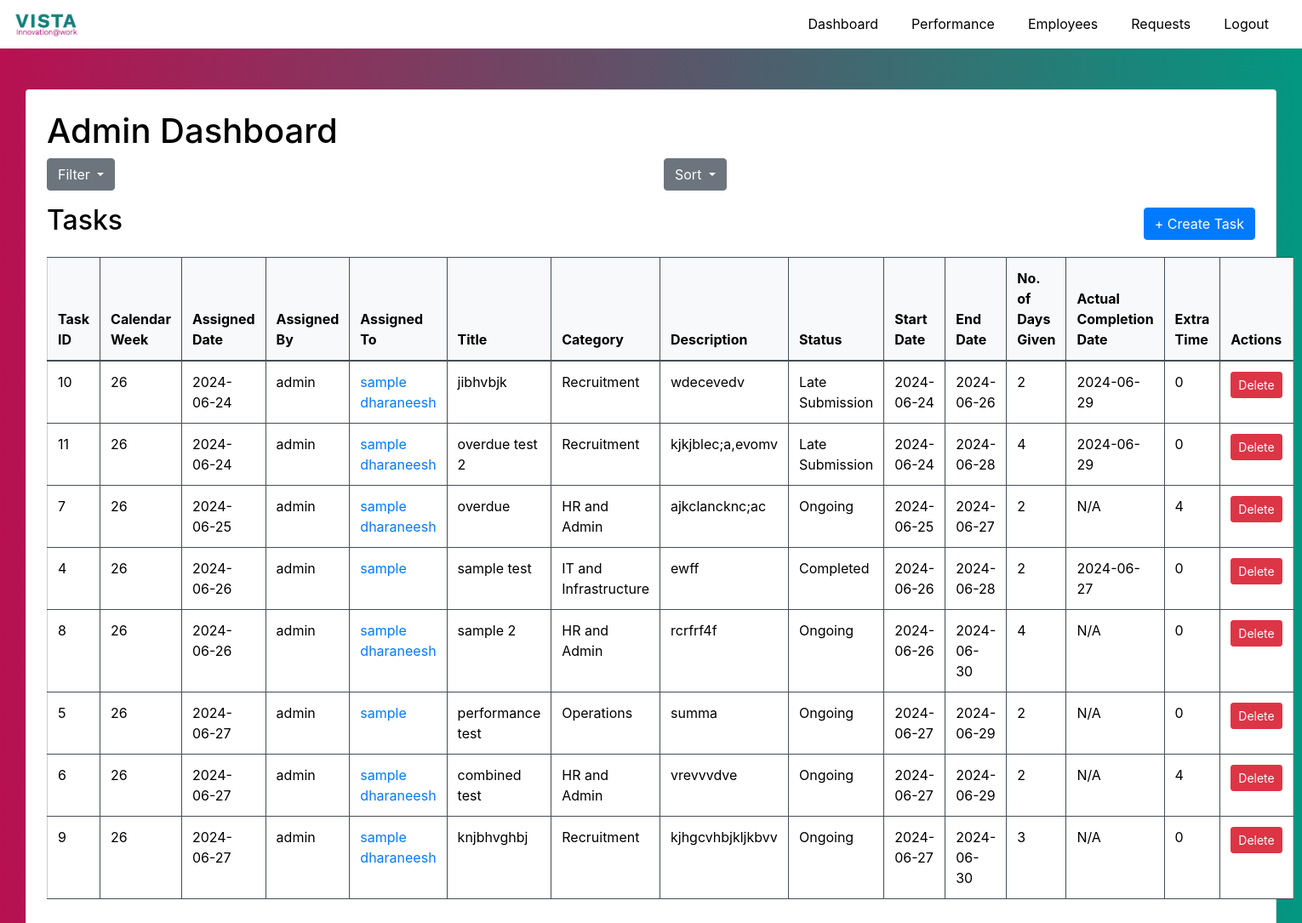
The app's page /admin/dashboard (signed in) with its own data.
### website/models.py (models this page shows)
class Task(db.Model):
    id = db.Column(db.Integer, primary_key=True)
    title = db.Column(db.String(150), nullable=False)
    description = db.Column(db.Text, nullable=False)
    category = db.Column(db.String(100), nullable=False)  # New field for category
    start_date = db.Column(db.Date, nullable=False)
    end_date = db.Column(db.Date, nullable=False)
    status = db.Column(db.String(50), nullable=False, default='Ongoing')
    assigned_by = db.Column(db.Integer, db.ForeignKey('user.id', ondelete='CASCADE'), nullable=False)
    assignments = db.relationship('TaskAssignment', back_populates='task', cascade="all, delete-orphan")
    extension_requests = db.relationship('ExtensionRequest', back_populates='task', cascade="all, delete-orphan")
    @property
    def no_of_days_given(self):
        return (self.end_date - self.start_date).days
    @property
    def actual_completion_date(self):
        if all(assignment.completed for assignment in self.assignments):
            return max(assignment.completion_date for assignment in self.assignments if assignment.completed)
        return None
    @property
    def extra_time(self):
        approved_requests = [request for request in self.extension_requests if request.status == 'Approved']
        if approved_requests:
            return sum(request.no_of_days for request in approved_requests)
        return 0
    def get_final_end_date(self):
        final_end_date = self.end_date
        approved_requests = [request for request in self.extension_requests if request.status == 'Approved']
        for extension in approved_requests:
                final_end_date += timedelta(days=sum(request.no_of_days for request in approved_requests))
        return final_end_date

class User(UserMixin, db.Model):
    id = db.Column(db.Integer, primary_key=True)
    username = db.Column(db.String(150), unique=True, nullable=False)
    password = db.Column(db.String(150), nullable=False)
    role = db.Column(db.String(50), nullable=False)
    email = db.Column(db.String(150), unique=True, nullable=False)
    assigned_tasks = db.relationship('TaskAssignment', backref='assigned_to', lazy=True, cascade="all, delete-orphan")
    tasks_assigned = db.relationship('Task', backref=db.backref('assigned_by_user'), lazy=True)
    extension_requests = db.relationship('ExtensionRequest', back_populates='requesting_user', lazy=True, overlaps="user", cascade="all, delete-orphan")

class TaskAssignment(db.Model):
    id = db.Column(db.Integer, primary_key=True)
    user_id = db.Column(db.Integer, db.ForeignKey('user.id', ondelete='CASCADE'), nullable=False)
    task_id = db.Column(db.Integer, db.ForeignKey('task.id', ondelete='CASCADE'), nullable=False)
    completed = db.Column(db.Boolean, default=False)
    completion_date = db.Column(db.Date)
    task = db.relationship('Task', back_populates='assignments')

class ExtensionRequest(db.Model):
    id = db.Column(db.Integer, primary_key=True)
    task_id = db.Column(db.Integer, db.ForeignKey('task.id', ondelete='CASCADE'), nullable=False)
    user_id = db.Column(db.Integer, db.ForeignKey('user.id', ondelete='CASCADE'), nullable=False)
    no_of_days = db.Column(db.Integer, nullable=False)
    reason = db.Column(db.Text, nullable=False)
    status = db.Column(db.String(50), nullable=False, default='Pending')
    task = db.relationship('Task', back_populates='extension_requests')
    requesting_user = db.relationship('User', back_populates='extension_requests', overlaps="user")

### website/routes.py (the view, shortened to what this page needs)
@main.route('/admin/dashboard', methods=['GET', 'POST'])
@login_required
def admin_dashboard():
    if current_user.role != 'admin':
        return redirect(url_for('main.home'))
    employee_id = request.args.get('employee_id', type=int)
    assigned_by_id = request.args.get('assigned_by_id', type=int)
    category = request.args.get('category')
    status = request.args.get('status')
    sort_by = request.args.get('sort_by', 'start_date')
    sort_order = request.args.get('sort_order', 'asc')
    tasks_query = Task.query
    extension_requests_query = ExtensionRequest.query
    if employee_id:
        tasks_query = tasks_query.join(TaskAssignment).filter(TaskAssignment.user_id == employee_id)
        extension_requests_query = extension_requests_query.filter_by(user_id=employee_id)
    if assigned_by_id:
        tasks_query = tasks_query.filter_by(assigned_by=assigned_by_id)
    if category:
        tasks_query = tasks_query.filter_by(category=category)
    if sort_by and sort_order:
        if sort_order == 'asc':
            if sort_by == 'start_date':
                tasks_query = tasks_query.order_by(Task.start_date.asc())
            elif sort_by == 'end_date':
                tasks_query = tasks_query.order_by(Task.end_date.asc())
        else:
            if sort_by == 'start_date':
                tasks_query = tasks_query.order_by(Task.start_date.desc())
            elif sort_by == 'end_date':
                tasks_query = tasks_query.order_by(Task.end_date.desc())
    tasks = tasks_query.all()
    employees = User.query.filter_by(role='employee').all()
    admins = User.query.filter_by(role='admin').all()
    current_date = datetime.now().date()
    categories = [
        "Recruitment", "IT Support", "HR and Admin", "Urgent Report - Saravanan Sir",
        "Operations", "HR and Admin", "IT and Infrastructure", "HR Support",
        "Project Management", "HR Activities"
    ]
    update_task_status()
    return render_template('admin/dashboard.html', tasks=tasks, employees=employees, admins=admins, current_date=current_date, categories=categories)

### website/templates/admin/dashboard.html (shortened to what this page needs)
{% extends "base.html" %}
{% block navbar %}
<nav class="navbar navbar-expand-lg navbar-dark">
  <a class="navbar-brand" href="#">
    <img src="{{ url_for('static', filename='vista-logo.jpg') }}" alt="TaskManager Logo" height="30">
  </a>
  <div class="collapse navbar-collapse" id="navbarNav">
    <ul class="navbar-nav ml-auto">
      <li class="nav-item">
        <a class="nav-link" href="{{ url_for('main.admin_dashboard') }}">Dashboard</a>
      </li>
      <li class="nav-item">
        <a class="nav-link" href="{{ url_for('main.performance') }}">Performance</a>
      </li>
      <li class="nav-item">
        <a class="nav-link" href="{{ url_for('main.employees') }}">Employees</a>
      </li>
      <li class="nav-item">
        <a class="nav-link" href="{{ url_for('auth.view_requests') }}">Requests</a>
      </li>
      <li class="nav-item">
        <a class="nav-link" href="{{ url_for('auth.logout') }}">Logout</a>
      </li>
    </ul>
  </div>
</nav>
{% endblock %}
{% block content %}
<div class="container mt-5" style="max-width: 15000px;">
    <div class="card p-4">
        <h1>Admin Dashboard</h1>
        <div class="row mb-3">
            <div class="col-md-6">
                <div class="dropdown">
                    <button class="btn btn-secondary dropdown-toggle" type="button" id="filterDropdown" data-toggle="dropdown" aria-haspopup="true" aria-expanded="false">
                        Filter
                    </button>
                </div>
            </div>
            <div class="col-md-6">
                <div class="dropdown">
                    <button class="btn btn-secondary dropdown-toggle" type="button" id="sortDropdown" data-toggle="dropdown" aria-haspopup="true" aria-expanded="false">
                        Sort
                    </button>
                </div>
            </div>
        </div>
        <div class="row">
            <div class="col-md-12 d-flex justify-content-between align-items-center mb-3">
                <h2>Tasks</h2>
                <button type="button" class="btn btn-primary" data-toggle="modal" data-target="#createTaskModal">
                    + Create Task
                </button>
            </div>
            <div class="col-md-12">
                <table class="table table-striped table-dark">
                    <thead>
                        <tr>
                            <th>Task ID</th>
                            <th>Calendar Week</th>
                            <th>Assigned Date</th>
                            <th>Assigned By</th>
                            <th>Assigned To</th>
                            <th>Title</th>
                            <th>Category</th>
                            <th>Description</th>
                            <th>Status</th>
                            <th>Start Date</th>
                            <th>End Date</th>
                            <th>No. of Days Given</th>
                            <th>Actual Completion Date</th>
                            <th>Extra Time</th>
                            <th>Actions</th>
                        </tr>
                    </thead>
                    <tbody>
                        {% for task in tasks %}
                            <tr>
                                <td>{{ task.id }}</td>
                                <td>{{ task.start_date.isocalendar()[1] }}</td>
                                <td>{{ task.start_date }}</td>
                                <td>{{ task.assigned_by_user.username }}</td>
                                <td>
                                    <a href="#" data-toggle="modal" data-target="#viewTaskModal{{ task.id }}">
                                        {% for assignment in task.assignments %}
                                            {{ assignment.assigned_to.username }}<br>
                                        {% else %}
                                            N/A
                                        {% endfor %}
                                    </a>
                                </td>
                                <td>{{ task.title }}</td>
                                <td>{{ task.category }}</td>
                                <td>{{ task.description }}</td>
                                <td>{{ task.status }}</td>
                                <td>{{ task.start_date }}</td>
                                <td>{{ task.end_date }}</td>
                                <td>{{ task.no_of_days_given }}</td>
                                <td>{{ task.actual_completion_date or 'N/A' }}</td>
                                <td>
                                    {% if task.extra_time %}
                                        {{ task.extra_time }}
                                    {% else %}
                                        0
                                    {% endif %}
                                </td>
                                <td>
                                    <form action="{{ url_for('main.delete_task', task_id=task.id) }}" method="post" style="display: inline;">
                                        <button type="submit" class="btn btn-sm btn-danger">Delete</button>
                                    </form>
                                </td>
                            </tr>
                        {% else %}
                            <tr>
                                <td colspan="15" class="text-center">No tasks available</td>
                            </tr>
                        {% endfor %}
                    </tbody>
                </table>
            </div>
        </div>
    </div>
</div>
{% endblock %}

### website/static/home.css (style rules this page uses)
body { background: linear-gradient(to right, rgb(184, 16, 81), hwb(171 1% 41%)); color: #000000; }
.navbar { padding: 0.5rem 1rem; background: #ffffff; }
.navbar-brand { font-size: 1.2rem; font-weight: bold; color: #000000 !important; }
.navbar-nav { margin-left: auto; }
.nav-link { font-size: 1rem; margin: 0 0.5rem; color: #000000; }
.container { color: #000000; }
.table { background-color: #ffffff; color: #000000; }
.table thead th { background-color: #f8f9fa; color: #000000; }
.table tbody tr { background-color: #ffffff; color: #000000; }

### website/static/dark-theme.css (style rules this page uses)
body { background: linear-gradient(to right, rgb(184, 16, 81), hwb(171 1% 41%)); color: #000000; }
.navbar { background-color: #ffffff; }
.navbar-brand { font-weight: bold; color: #000000 !important; }
.navbar-nav .nav-item .nav-link { color: #000000 !important; margin-right: 15px; }
.table-striped tbody tr:nth-of-type(odd) { background-color: #f9f9f9; }
.table-striped tbody tr:nth-of-type(even) { background-color: #ffffff; }
.btn-primary { background-color: #007bff; border-color: #007bff; }
table { width: 100%; border-collapse: collapse; border: 1px solid #ccc; }
th, td { padding: 12px; text-align: left; border: 1px solid #ccc; word-wrap: normal; }
th { background-color: #007bff; color: white; }
tbody tr:nth-child(even) { background-color: #f2f2f2; }
th:first-child, td:first-child { border-left: none; }
th:last-child, td:last-child { border-right: none; }

### records on screen
Task: id "10", start_date "26", start_date "2024-06-24", assigned_by_user.username "admin", title "jibhvbjk", category "Recruitment", description "wdecevedv", status "Late Submission", end_date "2024-06-26", no_of_days_given "2", completion_date "2024-06-29"
TaskAssignment: assigned_to.username "sample"
TaskAssignment: assigned_to.username "dharaneesh"
Task: id "11", start_date "26", start_date "2024-06-24", assigned_by_user.username "admin", title "overdue test 2", category "Recruitment", description "kjkjblec;a,evomv", status "Late Submission", end_date "2024-06-28", no_of_days_given "4", completion_date "2024-06-29"
TaskAssignment: assigned_to.username "sample"
TaskAssignment: assigned_to.username "dharaneesh"
Task: id "7", start_date "26", start_date "2024-06-25", assigned_by_user.username "admin", title "overdue", category "HR and Admin", description "ajkclancknc;ac", status "Ongoing", end_date "2024-06-27", no_of_days_given "2", completed "N/A", extra_time "4"
TaskAssignment: assigned_to.username "sample"
TaskAssignment: assigned_to.username "dharaneesh"
Task: id "4", start_date "26", start_date "2024-06-26", assigned_by_user.username "admin", title "sample test", category "IT and Infrastructure", description "ewff", status "Completed", end_date "2024-06-28", no_of_days_given "2", completion_date "2024-06-27"
TaskAssignment: assigned_to.username "sample"
Task: id "8", start_date "26", start_date "2024-06-26", assigned_by_user.username "admin", title "sample 2", category "HR and Admin", description "rcrfrf4f", status "Ongoing", end_date "2024-06-30", no_of_days_given "4", completed "N/A"
TaskAssignment: assigned_to.username "sample"
TaskAssignment: assigned_to.username "dharaneesh"
Task: id "5", start_date "26", start_date "2024-06-27", assigned_by_user.username "admin", title "performance test", category "Operations", description "summa", status "Ongoing", end_date "2024-06-29", no_of_days_given "2", completed "N/A"
TaskAssignment: assigned_to.username "sample"
Task: id "6", start_date "26", start_date "2024-06-27", assigned_by_user.username "admin", title "combined test", category "HR and Admin", description "vrevvvdve", status "Ongoing", end_date "2024-06-29", no_of_days_given "2", completed "N/A", extra_time "4"
TaskAssignment: assigned_to.username "sample"
TaskAssignment: assigned_to.username "dharaneesh"
Task: id "9", start_date "26", start_date "2024-06-27", assigned_by_user.username "admin", title "knjbhvghbj", category "Recruitment", description "kjhgcvhbjkljkbvv", status "Ongoing", end_date "2024-06-30", no_of_days_given "3", completed "N/A"
TaskAssignment: assigned_to.username "sample"
TaskAssignment: assigned_to.username "dharaneesh"
